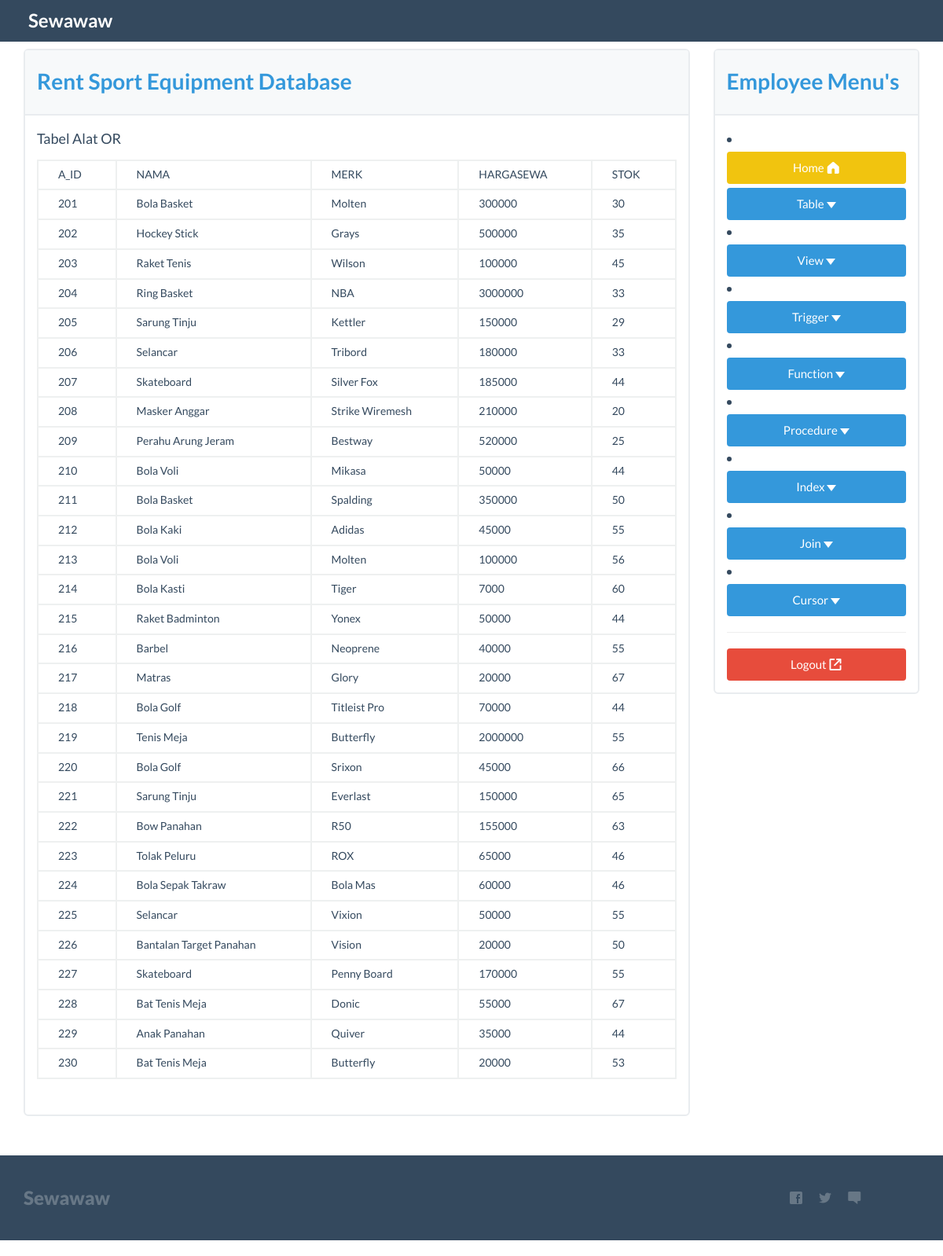
Screenshot of /alator.php with the database file from the repository.
### tables this page shows
CREATE TABLE ALAT_OR(
 a_id INT NOT NULL AUTO_INCREMENT,
 a_nama VARCHAR(50),
 a_merk VARCHAR(20),
 a_hargasewa INT,
 a_stok INT,
 PRIMARY KEY(a_id)
);

### alator.php (the view, shortened to what this page needs)
<!DOCTYPE html>
<html lang="en">
<head>
  <link rel="stylesheet" href="css/bootstrap.min.css">
    <link href="css/flat-ui-pro.css" rel="stylesheet">
</head>
<body>
<?php
include ("inc/navbar.php");?>
<div class="container">
	<br>
	<br>
  <div class="row">
    <div class="col-md-9" name="maincontent" id="maincontent">
		<div id="exercise" name="exercise" class="panel panel-info">
		<div class="panel-heading"><h5>Rent Sport Equipment Database</h5></div>
			<div class="panel-body">
				Tabel Alat OR<br>
			<table class="table table-bordered" style="margin-top:10px;">
				<tr >
			      <td>A_ID</td>
			      <td>NAMA</td>
			      <td>MERK</td>
			      <td>HARGASEWA</td>
			      <td>STOK</td>
			    </tr>
				 <?php
				      include 'inc/dbconn.php';
				      $query = "SELECT * FROM alat_or ORDER BY a_id ASC";
				      $qr=mysqli_query($sqlconnect,$query);
				      while($data = mysqli_fetch_array($qr))
				      {
				        echo "<tr>";
				        echo "<td>$data[a_id]</td>";
				        echo "<td>$data[a_nama]</td>";
				        echo "<td>$data[a_merk]</td>";
				        echo "<td>$data[a_hargasewa]</td>";
				        echo "<td>$data[a_stok]</td>";
				        echo "</tr>";
				      }
				      ?>
				    </table>
			</div>
		</div>
    </div>
   <div class="col-md-3">
		<?php
		include ("inc/sidebar-menu.php");?>
    </div>
  </div>
</div>
<?php
include ("inc/footer.php");?>
</body>
</html>

### inc/navbar.php (shortened to what this page needs)
   <div class="navbar navbar-inverse navbar-fixed-top" role="navigation">
     <div class="container">
       <div class="navbar-header">
         <a class="navbar-brand" href="depan.php">Sewawaw</a>
       </div>
       <div class="navbar-collapse collapse">
     </div>
   </div>
</div>

### inc/sidebar-menu.php (shortened to what this page needs)
<div class="panel panel-info">
	<div class="panel-heading"><h5>Employee Menu's</h5></div>
	<div class="panel-body">
 <li class="dropdown">
 <a href="depan.php"  class="btn btn-warning btn-block">Home <span class="fui-home" ></span></a>
        <a href="#" class="btn btn-info btn-block" data-toggle="dropdown">Table <span class="caret"></span></a>
  </li>
		<li class="dropdown">
        <a href="#" class="btn btn-info btn-block" data-toggle="dropdown">View <span class="caret"></span></a>
        </li>
		<li class="dropdown">
        <a href="#" class="btn btn-info btn-block" data-toggle="dropdown">Trigger <span class="caret"></span></a>
          </li>
		<li class="dropdown">
        <a href="#" class="btn btn-info btn-block" data-toggle="dropdown">Function <span class="caret"></span></a>
        </li>
        <li class="dropdown">
        <a href="#" class="btn btn-info btn-block" data-toggle="dropdown">Procedure <span class="caret"></span></a>
           </li>
        <li class="dropdown">
        <a href="#" class="btn btn-info btn-block" data-toggle="dropdown">Index <span class="caret"></span></a>
        </li>
        <li class="dropdown">
         <a href="#" class="btn btn-info btn-block" data-toggle="dropdown">Join <span class="caret"></span></a>
           </li>
        <li class="dropdown">
        <a href="#" class="btn btn-info btn-block" data-toggle="dropdown">Cursor <span class="caret"></span></a>
        </li>
        <hr>
		<a href="login.php" class="btn btn-danger btn-block">Logout
			<span class="fui-export"></span></a>
	</div>
</div>

### inc/footer.php (shortened to what this page needs)
<div class="mtl pbl">
      <div class="bottom-menu bottom-menu-inverse">
        <div class="container">
          <div class="row">
            <div class="col-md-2 col-sm-2">
              <target="new" class="bottom-menu-brand">Sewawaw</a>
            </div>
            <div class="col-md-8 col-sm-8">
            </div>
            <div class="col-md-2 col-sm-2">
              <ul class="bottom-menu-iconic-list">
                <li><a href="" class="fui-facebook" target="new"></a></li>
                <li><a href="" class="fui-twitter" target="new"></a></li>
				        <li><a href="" class="fui-chat" target="new"></a></li>
              </ul>
            </div>
          </div>
        </div>
      </div>

### rows the page displays
alat_or: a_id "201", a_nama "Bola Basket", a_merk "Molten", a_hargasewa "300000", a_stok "30"
alat_or: a_id "202", a_nama "Hockey Stick", a_merk "Grays", a_hargasewa "500000", a_stok "35"
alat_or: a_id "203", a_nama "Raket Tenis", a_merk "Wilson", a_hargasewa "100000", a_stok "45"
alat_or: a_id "204", a_nama "Ring Basket", a_merk "NBA", a_hargasewa "3000000", a_stok "33"
alat_or: a_id "205", a_nama "Sarung Tinju", a_merk "Kettler", a_hargasewa "150000", a_stok "29"
alat_or: a_id "206", a_nama "Selancar", a_merk "Tribord", a_hargasewa "180000", a_stok "33"
alat_or: a_id "207", a_nama "Skateboard", a_merk "Silver Fox", a_hargasewa "185000", a_stok "44"
alat_or: a_id "208", a_nama "Masker Anggar", a_merk "Strike Wiremesh", a_hargasewa "210000", a_stok "20"
alat_or: a_id "209", a_nama "Perahu Arung Jeram", a_merk "Bestway", a_hargasewa "520000", a_stok "25"
alat_or: a_id "210", a_nama "Bola Voli", a_merk "Mikasa", a_hargasewa "50000", a_stok "44"
alat_or: a_id "211", a_nama "Bola Basket", a_merk "Spalding", a_hargasewa "350000", a_stok "50"
alat_or: a_id "212", a_nama "Bola Kaki", a_merk "Adidas", a_hargasewa "45000", a_stok "55"
alat_or: a_id "213", a_nama "Bola Voli", a_merk "Molten", a_hargasewa "100000", a_stok "56"
alat_or: a_id "214", a_nama "Bola Kasti", a_merk "Tiger", a_hargasewa "7000", a_stok "60"
alat_or: a_id "215", a_nama "Raket Badminton", a_merk "Yonex", a_hargasewa "50000", a_stok "44"
alat_or: a_id "216", a_nama "Barbel", a_merk "Neoprene", a_hargasewa "40000", a_stok "55"
alat_or: a_id "217", a_nama "Matras", a_merk "Glory", a_hargasewa "20000", a_stok "67"
alat_or: a_id "218", a_nama "Bola Golf", a_merk "Titleist Pro", a_hargasewa "70000", a_stok "44"
alat_or: a_id "219", a_nama "Tenis Meja", a_merk "Butterfly", a_hargasewa "2000000", a_stok "55"
alat_or: a_id "220", a_nama "Bola Golf", a_merk "Srixon", a_hargasewa "45000", a_stok "66"
alat_or: a_id "221", a_nama "Sarung Tinju", a_merk "Everlast", a_hargasewa "150000", a_stok "65"
alat_or: a_id "222", a_nama "Bow Panahan", a_merk "R50", a_hargasewa "155000", a_stok "63"
alat_or: a_id "223", a_nama "Tolak Peluru", a_merk "ROX", a_hargasewa "65000", a_stok "46"
alat_or: a_id "224", a_nama "Bola Sepak Takraw", a_merk "Bola Mas", a_hargasewa "60000", a_stok "46"
alat_or: a_id "225", a_nama "Selancar", a_merk "Vixion", a_hargasewa "50000", a_stok "55"
alat_or: a_id "226", a_nama "Bantalan Target Panahan", a_merk "Vision", a_hargasewa "20000", a_stok "50"
alat_or: a_id "227", a_nama "Skateboard", a_merk "Penny Board", a_hargasewa "170000", a_stok "55"
alat_or: a_id "228", a_nama "Bat Tenis Meja", a_merk "Donic", a_hargasewa "55000", a_stok "67"
alat_or: a_id "229", a_nama "Anak Panahan", a_merk "Quiver", a_hargasewa "35000", a_stok "44"
alat_or: a_id "230", a_nama "Bat Tenis Meja", a_merk "Butterfly", a_hargasewa "20000", a_stok "53"
